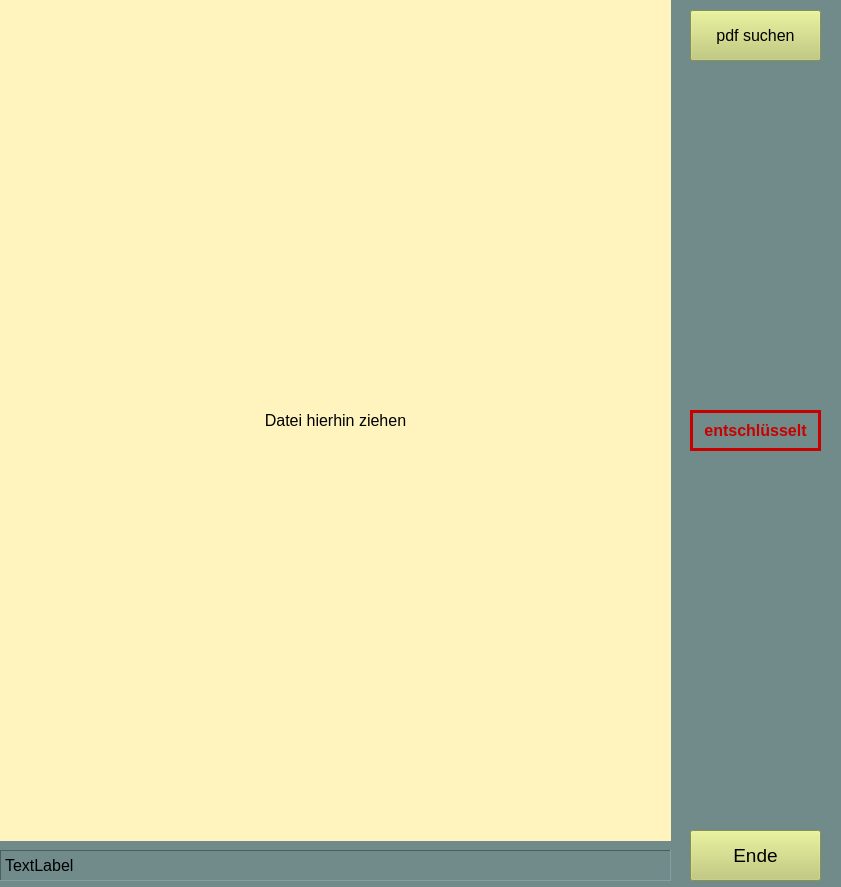
<?xml version="1.0" encoding="UTF-8"?>
<ui version="4.0">
 <class>frm_pdfDec</class>
 <widget class="QWidget" name="frm_pdfDec">
  <property name="enabled">
   <bool>true</bool>
  </property>
  <property name="geometry">
   <rect>
    <x>0</x>
    <y>0</y>
    <width>841</width>
    <height>887</height>
   </rect>
  </property>
  <property name="windowTitle">
   <string>pdf entschlüsseln</string>
  </property>
  <property name="styleSheet">
   <string notr="true">background-color: rgb(113, 139, 139)</string>
  </property>
  <widget class="QLabel" name="lbl_img">
   <property name="geometry">
    <rect>
     <x>0</x>
     <y>0</y>
     <width>671</width>
     <height>841</height>
    </rect>
   </property>
   <property name="font">
    <font>
     <pointsize>12</pointsize>
    </font>
   </property>
   <property name="autoFillBackground">
    <bool>false</bool>
   </property>
   <property name="styleSheet">
    <string notr="true">background-color: rgb(255, 244, 189)</string>
   </property>
   <property name="text">
    <string>Datei hierhin ziehen</string>
   </property>
   <property name="alignment">
    <set>Qt::AlignCenter</set>
   </property>
  </widget>
  <widget class="QLabel" name="lbl_datei">
   <property name="geometry">
    <rect>
     <x>0</x>
     <y>850</y>
     <width>671</width>
     <height>31</height>
    </rect>
   </property>
   <property name="font">
    <font>
     <pointsize>12</pointsize>
    </font>
   </property>
   <property name="autoFillBackground">
    <bool>false</bool>
   </property>
   <property name="frameShape">
    <enum>QFrame::Panel</enum>
   </property>
   <property name="frameShadow">
    <enum>QFrame::Sunken</enum>
   </property>
   <property name="text">
    <string>TextLabel</string>
   </property>
  </widget>
  <widget class="QPushButton" name="btn_finden">
   <property name="geometry">
    <rect>
     <x>690</x>
     <y>10</y>
     <width>131</width>
     <height>51</height>
    </rect>
   </property>
   <property name="font">
    <font>
     <pointsize>12</pointsize>
    </font>
   </property>
   <property name="styleSheet">
    <string notr="true">background-color: rgb(190, 202, 109)</string>
   </property>
   <property name="text">
    <string>pdf suchen</string>
   </property>
  </widget>
  <widget class="QPushButton" name="btn_ende">
   <property name="geometry">
    <rect>
     <x>690</x>
     <y>830</y>
     <width>131</width>
     <height>51</height>
    </rect>
   </property>
   <property name="font">
    <font>
     <pointsize>14</pointsize>
     <stylestrategy>PreferAntialias</stylestrategy>
    </font>
   </property>
   <property name="styleSheet">
    <string notr="true">background-color: rgb(190, 202, 109)</string>
   </property>
   <property name="text">
    <string>Ende</string>
   </property>
  </widget>
  <widget class="QLabel" name="lbl_decrypted">
   <property name="enabled">
    <bool>true</bool>
   </property>
   <property name="geometry">
    <rect>
     <x>690</x>
     <y>410</y>
     <width>131</width>
     <height>41</height>
    </rect>
   </property>
   <property name="font">
    <font>
     <pointsize>12</pointsize>
     <bold>true</bold>
    </font>
   </property>
   <property name="styleSheet">
    <string notr="true">color: rgb(200, 0, 0)</string>
   </property>
   <property name="frameShape">
    <enum>QFrame::Panel</enum>
   </property>
   <property name="frameShadow">
    <enum>QFrame::Plain</enum>
   </property>
   <property name="lineWidth">
    <number>3</number>
   </property>
   <property name="text">
    <string>entschlüsselt</string>
   </property>
   <property name="alignment">
    <set>Qt::AlignCenter</set>
   </property>
  </widget>
 </widget>
 <resources/>
 <connections/>
</ui>
